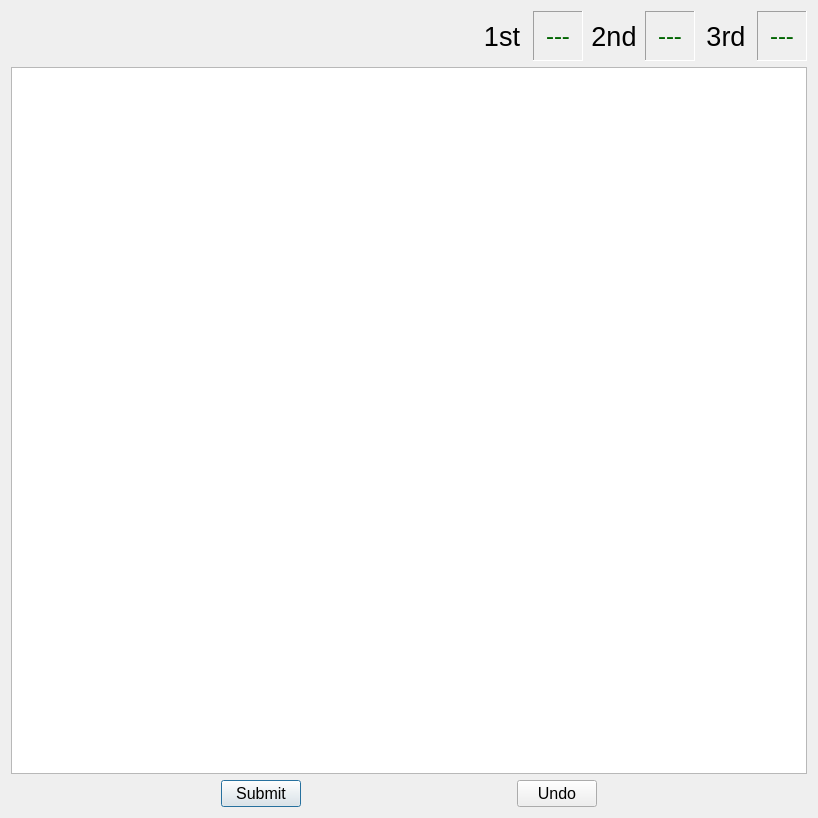
<?xml version="1.0" encoding="UTF-8"?>
<ui version="4.0">
 <class>CCricketInput</class>
 <widget class="QDialog" name="CCricketInput">
  <property name="geometry">
   <rect>
    <x>0</x>
    <y>0</y>
    <width>818</width>
    <height>818</height>
   </rect>
  </property>
  <property name="focusPolicy">
   <enum>Qt::NoFocus</enum>
  </property>
  <property name="windowTitle">
   <string>Enter score</string>
  </property>
  <layout class="QVBoxLayout" name="verticalLayout_2">
   <item>
    <layout class="QVBoxLayout" name="verticalLayout">
     <item>
      <layout class="QHBoxLayout" name="horizontalLayout_5">
       <item>
        <spacer name="horizontalSpacer_6">
         <property name="orientation">
          <enum>Qt::Horizontal</enum>
         </property>
         <property name="sizeHint" stdset="0">
          <size>
           <width>40</width>
           <height>20</height>
          </size>
         </property>
        </spacer>
       </item>
       <item>
        <layout class="QHBoxLayout" name="horizontalLayout_2">
         <item>
          <widget class="QLabel" name="labelDart1">
           <property name="sizePolicy">
            <sizepolicy hsizetype="Minimum" vsizetype="Minimum">
             <horstretch>0</horstretch>
             <verstretch>0</verstretch>
            </sizepolicy>
           </property>
           <property name="minimumSize">
            <size>
             <width>50</width>
             <height>50</height>
            </size>
           </property>
           <property name="font">
            <font>
             <pointsize>20</pointsize>
             <italic>false</italic>
             <bold>false</bold>
            </font>
           </property>
           <property name="styleSheet">
            <string notr="true">QLabel { color: black; font: 20pt}</string>
           </property>
           <property name="frameShape">
            <enum>QFrame::NoFrame</enum>
           </property>
           <property name="frameShadow">
            <enum>QFrame::Raised</enum>
           </property>
           <property name="text">
            <string>1st</string>
           </property>
           <property name="textFormat">
            <enum>Qt::PlainText</enum>
           </property>
           <property name="alignment">
            <set>Qt::AlignCenter</set>
           </property>
          </widget>
         </item>
         <item>
          <widget class="QLabel" name="labelScoreDart1">
           <property name="minimumSize">
            <size>
             <width>50</width>
             <height>50</height>
            </size>
           </property>
           <property name="styleSheet">
            <string notr="true">QLabel { color: darkgreen; font: 18pt}</string>
           </property>
           <property name="frameShape">
            <enum>QFrame::Panel</enum>
           </property>
           <property name="frameShadow">
            <enum>QFrame::Sunken</enum>
           </property>
           <property name="text">
            <string>---</string>
           </property>
           <property name="alignment">
            <set>Qt::AlignCenter</set>
           </property>
          </widget>
         </item>
        </layout>
       </item>
       <item>
        <layout class="QHBoxLayout" name="horizontalLayout_3">
         <item>
          <widget class="QLabel" name="labelDart2">
           <property name="sizePolicy">
            <sizepolicy hsizetype="Minimum" vsizetype="Minimum">
             <horstretch>0</horstretch>
             <verstretch>0</verstretch>
            </sizepolicy>
           </property>
           <property name="minimumSize">
            <size>
             <width>50</width>
             <height>50</height>
            </size>
           </property>
           <property name="font">
            <font>
             <pointsize>20</pointsize>
             <italic>false</italic>
             <bold>false</bold>
            </font>
           </property>
           <property name="styleSheet">
            <string notr="true">QLabel { color: black; font:20pt}</string>
           </property>
           <property name="frameShape">
            <enum>QFrame::NoFrame</enum>
           </property>
           <property name="frameShadow">
            <enum>QFrame::Raised</enum>
           </property>
           <property name="text">
            <string>2nd</string>
           </property>
           <property name="alignment">
            <set>Qt::AlignCenter</set>
           </property>
          </widget>
         </item>
         <item>
          <widget class="QLabel" name="labelScoreDart2">
           <property name="minimumSize">
            <size>
             <width>50</width>
             <height>50</height>
            </size>
           </property>
           <property name="styleSheet">
            <string notr="true">QLabel { color: darkgreen; font: 18pt}</string>
           </property>
           <property name="frameShape">
            <enum>QFrame::Panel</enum>
           </property>
           <property name="frameShadow">
            <enum>QFrame::Sunken</enum>
           </property>
           <property name="text">
            <string>---</string>
           </property>
           <property name="alignment">
            <set>Qt::AlignCenter</set>
           </property>
          </widget>
         </item>
        </layout>
       </item>
       <item>
        <layout class="QHBoxLayout" name="horizontalLayout_4">
         <item>
          <widget class="QLabel" name="labelDart3">
           <property name="sizePolicy">
            <sizepolicy hsizetype="Minimum" vsizetype="Minimum">
             <horstretch>0</horstretch>
             <verstretch>0</verstretch>
            </sizepolicy>
           </property>
           <property name="minimumSize">
            <size>
             <width>50</width>
             <height>50</height>
            </size>
           </property>
           <property name="font">
            <font>
             <pointsize>20</pointsize>
             <italic>false</italic>
             <bold>false</bold>
            </font>
           </property>
           <property name="styleSheet">
            <string notr="true">QLabel { color: black; font: 20pt}</string>
           </property>
           <property name="frameShape">
            <enum>QFrame::NoFrame</enum>
           </property>
           <property name="frameShadow">
            <enum>QFrame::Raised</enum>
           </property>
           <property name="lineWidth">
            <number>2</number>
           </property>
           <property name="text">
            <string>3rd</string>
           </property>
           <property name="alignment">
            <set>Qt::AlignCenter</set>
           </property>
          </widget>
         </item>
         <item>
          <widget class="QLabel" name="labelScoreDart3">
           <property name="minimumSize">
            <size>
             <width>50</width>
             <height>50</height>
            </size>
           </property>
           <property name="styleSheet">
            <string notr="true">QLabel { color: darkgreen; font: 18pt}</string>
           </property>
           <property name="frameShape">
            <enum>QFrame::Panel</enum>
           </property>
           <property name="frameShadow">
            <enum>QFrame::Sunken</enum>
           </property>
           <property name="text">
            <string>---</string>
           </property>
           <property name="alignment">
            <set>Qt::AlignCenter</set>
           </property>
          </widget>
         </item>
        </layout>
       </item>
      </layout>
     </item>
     <item>
      <widget class="CDartBoardView" name="graphicsViewDartBoard">
       <property name="sizePolicy">
        <sizepolicy hsizetype="Expanding" vsizetype="Expanding">
         <horstretch>0</horstretch>
         <verstretch>0</verstretch>
        </sizepolicy>
       </property>
      </widget>
     </item>
     <item>
      <layout class="QHBoxLayout" name="horizontalLayout">
       <item>
        <spacer name="horizontalSpacer_3">
         <property name="orientation">
          <enum>Qt::Horizontal</enum>
         </property>
         <property name="sizeHint" stdset="0">
          <size>
           <width>40</width>
           <height>20</height>
          </size>
         </property>
        </spacer>
       </item>
       <item>
        <widget class="QPushButton" name="submitButton">
         <property name="font">
          <font>
           <pointsize>12</pointsize>
          </font>
         </property>
         <property name="text">
          <string>Submit</string>
         </property>
        </widget>
       </item>
       <item>
        <spacer name="horizontalSpacer">
         <property name="orientation">
          <enum>Qt::Horizontal</enum>
         </property>
         <property name="sizeHint" stdset="0">
          <size>
           <width>40</width>
           <height>20</height>
          </size>
         </property>
        </spacer>
       </item>
       <item>
        <widget class="QPushButton" name="undoButton">
         <property name="font">
          <font>
           <pointsize>12</pointsize>
          </font>
         </property>
         <property name="text">
          <string>Undo</string>
         </property>
        </widget>
       </item>
       <item>
        <spacer name="horizontalSpacer_4">
         <property name="orientation">
          <enum>Qt::Horizontal</enum>
         </property>
         <property name="sizeHint" stdset="0">
          <size>
           <width>40</width>
           <height>20</height>
          </size>
         </property>
        </spacer>
       </item>
      </layout>
     </item>
    </layout>
   </item>
  </layout>
 </widget>
 <customwidgets>
  <customwidget>
   <class>CDartBoardView</class>
   <extends>QGraphicsView</extends>
   <header>dartboard_view.h</header>
  </customwidget>
 </customwidgets>
 <resources/>
 <connections/>
</ui>
